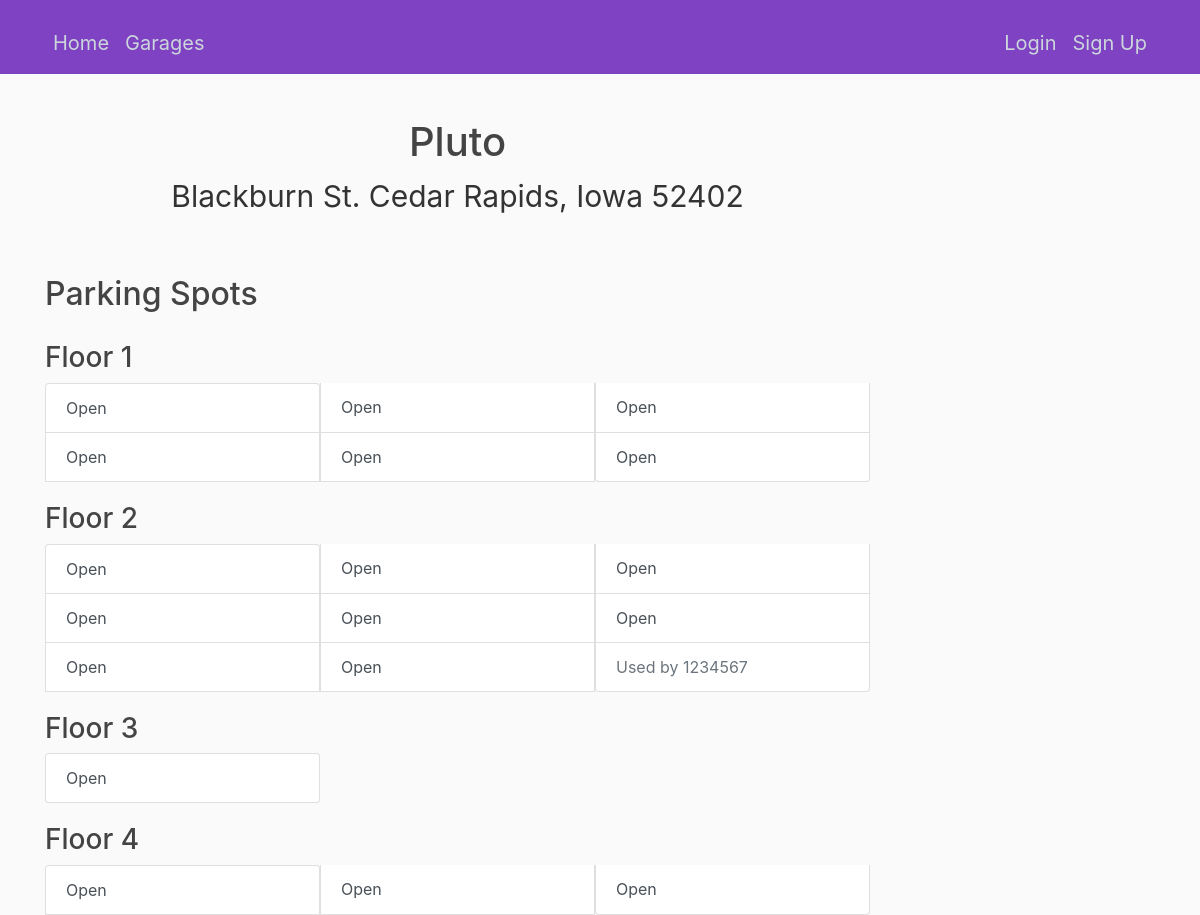
/parkview/6/, run on the app's committed database.
### parkview/models.py (models this page shows, shortened)
class ParkingGarage(models.Model):
    name     = models.CharField(max_length=30)
    street   = models.CharField(max_length=100)
    city     = models.CharField(max_length=100)
    country  = models.CharField(max_length=25)
    zip_code = models.IntegerField()
    floors   = models.IntegerField()
    price    = models.IntegerField()

class ParkingSpot(models.Model):
    floor   = models.IntegerField(default=1)
    used_by = models.OneToOneField(License, on_delete=models.PROTECT, blank=True, null=True)
    garage  = models.ForeignKey(ParkingGarage, on_delete=models.PROTECT, related_name='spots')

class License(models.Model):
    value = models.CharField(max_length=7, unique=True)
    owner = models.ForeignKey(Customer, on_delete=models.PROTECT, related_name='licenses')

### parkview/views.py (the view)
# urls.py: path('<int:garage_id>/', views.spots, name='spots'),
def spots(request, garage_id):
    garage = get_object_or_404(ParkingGarage, pk=garage_id)
    floors = [garage.spots.filter(floor=num) for num in range(1,garage.floors+1)]
    context = {'garage': garage, 'floors': floors}
    return render(request, 'parkview/spots.html', context)

### parkview/templates/parkview/spots.html
{% extends "accounts/base.html" %}
{% block content %}
<div class="container jumbo">
<div class="cntr">
    <h1>{{ garage.name }}</h1>
    <ul class="list-inline">
        <p class="garage_text gtext">{{ garage.street }}
        {{ garage.city }}, {{ garage.country }}
        {{ garage.zip_code }}</p>
    </ul>
    </div>
</div>
<h2 class="move">Parking Spots</h2>
{% for floor in floors %}
    <h3 class="move">Floor {{ forloop.counter }}</h3>
    <div class="list-group d-flex flex-row flex-wrap">
    {% for spot in floor %}
        {% if spot.used_by is None %}
            <a class="col-md-4 list-group-item list-group-item-action option-btn"
                href="{% url 'parkview:parkspot' spot.id %}">Open</a>
        {% else %}
            <a class="col-md-4 list-group-item disabled" href="#">Used by {{ spot.used_by.value }}</a>
        {% endif %}
    {% endfor %}
    </div>
{% endfor %}
{% endblock content %}

### accounts/static/accounts/main.css (style rules this page uses)
body { background: #fafafa; color: #333333; margin-top: 5rem; }
h1, h2, h3, h4, h5, h6 { color: #444444; }
ul { margin: 0; }
.jumbo { padding-top: 38px; padding-bottom: 20px; }
.gtext { font-size: 30px; }
.move { padding-top: 20px; }
.cntr { text-align: center; }

### data on the page
ParkingGarage: name "Pluto", street "Blackburn St.", city "Cedar Rapids", country "Iowa", zip_code "52402"
ParkingSpot: shows "Open"
ParkingSpot: shows "Open"
ParkingSpot: shows "Open"
ParkingSpot: shows "Open"
ParkingSpot: shows "Open"
ParkingSpot: shows "Open"
ParkingSpot: shows "Open"
ParkingSpot: shows "Open"
ParkingSpot: shows "Open"
ParkingSpot: shows "Open"
ParkingSpot: shows "Open"
ParkingSpot: shows "Open"
ParkingSpot: shows "Open"
ParkingSpot: shows "Open"
ParkingSpot: used_by.value "1234567"
ParkingSpot: shows "Open"
ParkingSpot: shows "Open"
ParkingSpot: shows "Open"
ParkingSpot: shows "Open"
